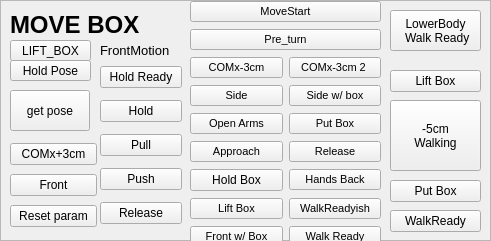
  <widget class="QFrame" name="frame_2">
   <property name="geometry">
    <rect>
     <x>10</x>
     <y>490</y>
     <width>491</width>
     <height>241</height>
    </rect>
   </property>
   <property name="frameShape">
    <enum>QFrame::StyledPanel</enum>
   </property>
   <property name="frameShadow">
    <enum>QFrame::Raised</enum>
   </property>
   <widget class="QLabel" name="label_MoveBox">
    <property name="geometry">
     <rect>
      <x>10</x>
      <y>10</y>
      <width>151</width>
      <height>31</height>
     </rect>
    </property>
    <property name="font">
     <font>
      <pointsize>18</pointsize>
     </font>
    </property>
    <property name="styleSheet">
     <string notr="true"/>
    </property>
    <property name="text">
     <string>&lt;html&gt;&lt;head/&gt;&lt;body&gt;&lt;p&gt;&lt;span style=&quot; font-weight:600;&quot;&gt;MOVE BOX&lt;/span&gt;&lt;/p&gt;&lt;/body&gt;&lt;/html&gt;</string>
    </property>
    <property name="wordWrap">
     <bool>false</bool>
    </property>
   </widget>
   <widget class="QPushButton" name="PB_Move_LiftBox">
    <property name="geometry">
     <rect>
      <x>10</x>
      <y>40</y>
      <width>81</width>
      <height>21</height>
     </rect>
    </property>
    <property name="text">
     <string>LIFT_BOX</string>
    </property>
   </widget>
   <widget class="QPushButton" name="PB_HoldPose">
    <property name="geometry">
     <rect>
      <x>10</x>
      <y>60</y>
      <width>81</width>
      <height>21</height>
     </rect>
    </property>
    <property name="text">
     <string>Hold Pose</string>
    </property>
   </widget>
   <widget class="QPushButton" name="PB_LB_WalkReady">
    <property name="geometry">
     <rect>
      <x>390</x>
      <y>10</y>
      <width>91</width>
      <height>41</height>
     </rect>
    </property>
    <property name="text">
     <string>LowerBody 
 Walk Ready</string>
    </property>
   </widget>
   <widget class="QLabel" name="label_Backward_5">
    <property name="geometry">
     <rect>
      <x>100</x>
      <y>40</y>
      <width>81</width>
      <height>21</height>
     </rect>
    </property>
    <property name="font">
     <font>
      <pointsize>12</pointsize>
     </font>
    </property>
    <property name="text">
     <string>&lt;html&gt;&lt;head/&gt;&lt;body&gt;&lt;p&gt;&lt;span style=&quot; font-size:10pt;&quot;&gt;FrontMotion&lt;/span&gt;&lt;/p&gt;&lt;/body&gt;&lt;/html&gt;</string>
    </property>
   </widget>
   <widget class="QWidget" name="verticalLayoutWidget_10">
    <property name="geometry">
     <rect>
      <x>100</x>
      <y>60</y>
      <width>82</width>
      <height>171</height>
     </rect>
    </property>
    <layout class="QVBoxLayout" name="verticalLayout_10">
     <item>
      <widget class="QPushButton" name="PB_MB_F_HoldReady">
       <property name="text">
        <string>Hold Ready</string>
       </property>
      </widget>
     </item>
     <item>
      <widget class="QPushButton" name="PB_MB_F_Hold">
       <property name="text">
        <string>Hold</string>
       </property>
      </widget>
     </item>
     <item>
      <widget class="QPushButton" name="PB_Pull">
       <property name="text">
        <string>Pull</string>
       </property>
      </widget>
     </item>
     <item>
      <widget class="QPushButton" name="PB_Push">
       <property name="text">
        <string>Push</string>
       </property>
      </widget>
     </item>
     <item>
      <widget class="QPushButton" name="PB_MB_F_Release">
       <property name="text">
        <string>Release</string>
       </property>
      </widget>
     </item>
    </layout>
   </widget>
   <widget class="QPushButton" name="PB_COMxBackWalking">
    <property name="geometry">
     <rect>
      <x>390</x>
      <y>100</y>
      <width>91</width>
      <height>71</height>
     </rect>
    </property>
    <property name="text">
     <string>-5cm
Walking</string>
    </property>
   </widget>
   <widget class="QWidget" name="verticalLayoutWidget_12">
    <property name="geometry">
     <rect>
      <x>10</x>
      <y>140</y>
      <width>87</width>
      <height>91</height>
     </rect>
    </property>
    <layout class="QVBoxLayout" name="verticalLayout_12">
     <item>
      <widget class="QPushButton" name="PB_COMx5forward">
       <property name="text">
        <string>COMx+3cm</string>
       </property>
      </widget>
     </item>
     <item>
      <widget class="QPushButton" name="PB_MB_TurnLeft">
       <property name="text">
        <string>Front</string>
       </property>
      </widget>
     </item>
     <item>
      <widget class="QPushButton" name="PB_resetParam">
       <property name="text">
        <string>Reset param</string>
       </property>
      </widget>
     </item>
    </layout>
   </widget>
   <widget class="QPushButton" name="PB_getPos">
    <property name="geometry">
     <rect>
      <x>10</x>
      <y>90</y>
      <width>80</width>
      <height>41</height>
     </rect>
    </property>
    <property name="text">
     <string>get pose</string>
    </property>
   </widget>
   <widget class="QPushButton" name="PB_MB_liftBox">
    <property name="geometry">
     <rect>
      <x>390</x>
      <y>70</y>
      <width>91</width>
      <height>22</height>
     </rect>
    </property>
    <property name="text">
     <string>Lift Box</string>
    </property>
   </widget>
   <widget class="QPushButton" name="PB_MB_putBox">
    <property name="geometry">
     <rect>
      <x>390</x>
      <y>180</y>
      <width>91</width>
      <height>22</height>
     </rect>
    </property>
    <property name="text">
     <string>Put Box</string>
    </property>
   </widget>
   <widget class="QPushButton" name="PB_MB_WKRD">
    <property name="geometry">
     <rect>
      <x>390</x>
      <y>210</y>
      <width>91</width>
      <height>22</height>
     </rect>
    </property>
    <property name="text">
     <string>WalkReady</string>
    </property>
   </widget>
   <widget class="QWidget" name="verticalLayoutWidget_11">
    <property name="geometry">
     <rect>
      <x>190</x>
      <y>0</y>
      <width>191</width>
      <height>256</height>
     </rect>
    </property>
    <layout class="QVBoxLayout" name="verticalLayout_11">
     <item>
      <widget class="QPushButton" name="PB_MoveStart">
       <property name="font">
        <font>
         <pointsize>8</pointsize>
        </font>
       </property>
       <property name="text">
        <string>MoveStart</string>
       </property>
      </widget>
     </item>
     <item>
      <layout class="QGridLayout" name="gridLayout">
       <item row="0" column="0">
        <widget class="QPushButton" name="PB_MB_preTurn">
         <property name="font">
          <font>
           <pointsize>8</pointsize>
          </font>
         </property>
         <property name="text">
          <string>Pre_turn</string>
         </property>
        </widget>
       </item>
      </layout>
     </item>
     <item>
      <layout class="QHBoxLayout" name="horizontalLayout_14">
       <item>
        <widget class="QPushButton" name="PB_COMx5Backward">
         <property name="font">
          <font>
           <pointsize>8</pointsize>
          </font>
         </property>
         <property name="text">
          <string>COMx-3cm</string>
         </property>
        </widget>
       </item>
       <item>
        <widget class="QPushButton" name="PB_COMBack5_abs">
         <property name="font">
          <font>
           <pointsize>8</pointsize>
          </font>
         </property>
         <property name="text">
          <string>COMx-3cm 2 </string>
         </property>
        </widget>
       </item>
      </layout>
     </item>
     <item>
      <layout class="QHBoxLayout" name="horizontalLayout_10">
       <item>
        <widget class="QPushButton" name="PB_MB_turnRight">
         <property name="font">
          <font>
           <pointsize>8</pointsize>
          </font>
         </property>
         <property name="text">
          <string>Side</string>
         </property>
        </widget>
       </item>
       <item>
        <widget class="QPushButton" name="PB_MB_turnRight_WBox">
         <property name="font">
          <font>
           <pointsize>8</pointsize>
          </font>
         </property>
         <property name="text">
          <string>Side w/ box</string>
         </property>
        </widget>
       </item>
      </layout>
     </item>
     <item>
      <layout class="QHBoxLayout" name="horizontalLayout">
       <item>
        <widget class="QPushButton" name="PB_MB_OpenArms">
         <property name="font">
          <font>
           <pointsize>8</pointsize>
          </font>
         </property>
         <property name="text">
          <string>Open Arms</string>
         </property>
        </widget>
       </item>
       <item>
        <widget class="QPushButton" name="PB_MB_PutBox">
         <property name="font">
          <font>
           <pointsize>8</pointsize>
          </font>
         </property>
         <property name="text">
          <string>Put Box</string>
         </property>
        </widget>
       </item>
      </layout>
     </item>
     <item>
      <layout class="QHBoxLayout" name="horizontalLayout_11">
       <item>
        <widget class="QPushButton" name="PB_MB_Approach">
         <property name="font">
          <font>
           <pointsize>8</pointsize>
          </font>
         </property>
         <property name="text">
          <string>Approach</string>
         </property>
        </widget>
       </item>
       <item>
        <widget class="QPushButton" name="PB_MB_Release">
         <property name="font">
          <font>
           <pointsize>8</pointsize>
          </font>
         </property>
         <property name="text">
          <string>Release</string>
         </property>
        </widget>
       </item>
      </layout>
     </item>
     <item>
      <layout class="QHBoxLayout" name="horizontalLayout_13">
       <item>
        <widget class="QPushButton" name="PB_MB_HoldBox">
         <property name="text">
          <string>Hold Box</string>
         </property>
        </widget>
       </item>
       <item>
        <widget class="QPushButton" name="PB_MB_HandsBack">
         <property name="font">
          <font>
           <pointsize>8</pointsize>
          </font>
         </property>
         <property name="text">
          <string>Hands Back</string>
         </property>
        </widget>
       </item>
      </layout>
     </item>
     <item>
      <layout class="QHBoxLayout" name="horizontalLayout_2">
       <item>
        <widget class="QPushButton" name="PB_MB_LiftBox">
         <property name="font">
          <font>
           <pointsize>8</pointsize>
          </font>
         </property>
         <property name="text">
          <string>Lift Box</string>
         </property>
        </widget>
       </item>
       <item>
        <widget class="QPushButton" name="PB_WKRDish">
         <property name="font">
          <font>
           <pointsize>8</pointsize>
          </font>
         </property>
         <property name="text">
          <string>WalkReadyish</string>
         </property>
        </widget>
       </item>
      </layout>
     </item>
     <item>
      <layout class="QHBoxLayout" name="horizontalLayout_12">
       <item>
        <widget class="QPushButton" name="PB_MB_TurnLeft_COM">
         <property name="font">
          <font>
           <pointsize>8</pointsize>
          </font>
         </property>
         <property name="text">
          <string>Front w/ Box</string>
         </property>
        </widget>
       </item>
       <item>
        <widget class="QPushButton" name="PB_MB_WalkReady">
         <property name="font">
          <font>
           <pointsize>8</pointsize>
          </font>
         </property>
         <property name="text">
          <string>Walk Ready</string>
         </property>
        </widget>
       </item>
      </layout>
     </item>
    </layout>
   </widget>
   <zorder>PB_Move_LiftBox</zorder>
   <zorder>PB_HoldPose</zorder>
   <zorder>PB_LB_WalkReady</zorder>
   <zorder>label_Backward_5</zorder>
   <zorder>verticalLayoutWidget_10</zorder>
   <zorder>PB_COMxBackWalking</zorder>
   <zorder>verticalLayoutWidget_12</zorder>
   <zorder>PB_getPos</zorder>
   <zorder>label_MoveBox</zorder>
   <zorder>PB_MB_liftBox</zorder>
   <zorder>PB_MB_putBox</zorder>
   <zorder>PB_MB_WKRD</zorder>
   <zorder>verticalLayoutWidget_11</zorder>
  </widget>
